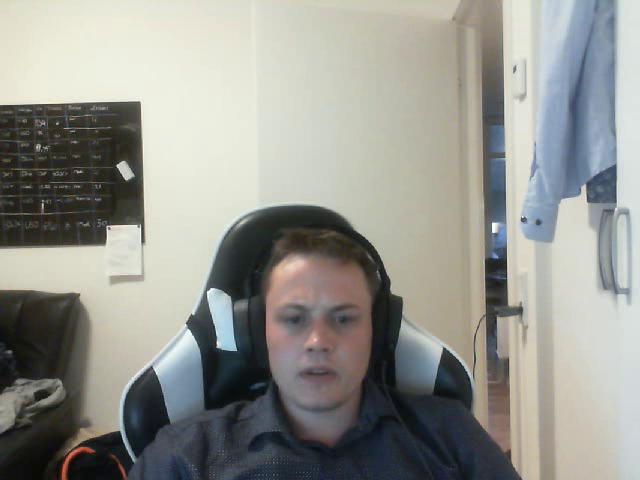
#> input picture frame 39 of video/output.avi, 640 x 480 px
$ python play_video.py
#> lines starting #> are read from the running program, lines starting #| are printed output that depends on the picture
import numpy as np
import cv2 as cv
cap = cv.VideoCapture(r'video\output.avi')
while cap.isOpened():
    ret, frame = cap.read()
#> frame is the input picture: shape (480, 640, 3); mean B, G, R 142.8, 148.9, 148.5
    # if frame is read correctly ret is True
    if not ret:
        print("Can't receive frame (stream end?). Exiting ...")
        break
    gray = cv.cvtColor(frame, cv.COLOR_BGR2GRAY)
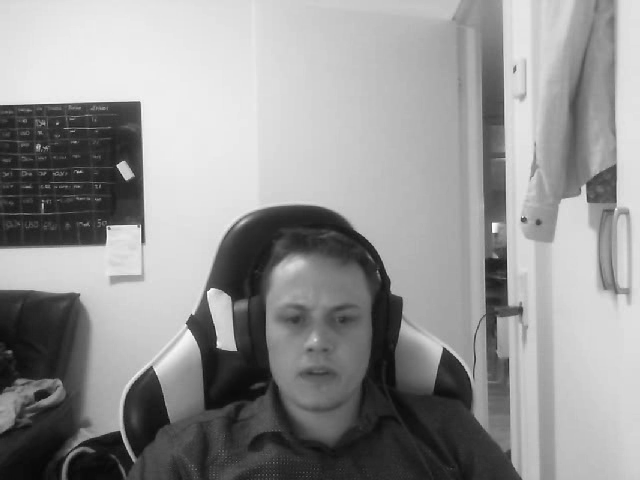
#> gray: shape (480, 640); min 7, max 254, mean 148.1
    cv.imshow('frame', gray)
    if cv.waitKey(1) == ord('q'):
#> (key q is pressed here)
        break
cap.release()
cv.destroyAllWindows()

$ run again, starting later in the video
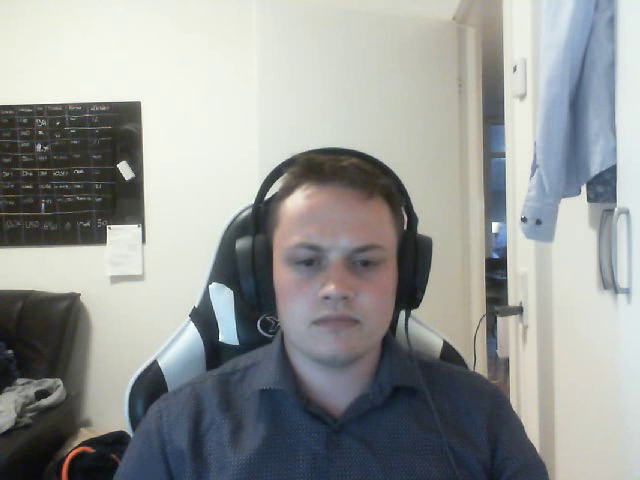
#> input picture frame 176 of video/output.avi, 640 x 480 px
#> frame is the input picture: shape (480, 640, 3); mean B, G, R 150.7, 152.5, 149.8
#> `gray = cv.cvtColor(frame, cv.COLOR_BGR2GRAY)`:
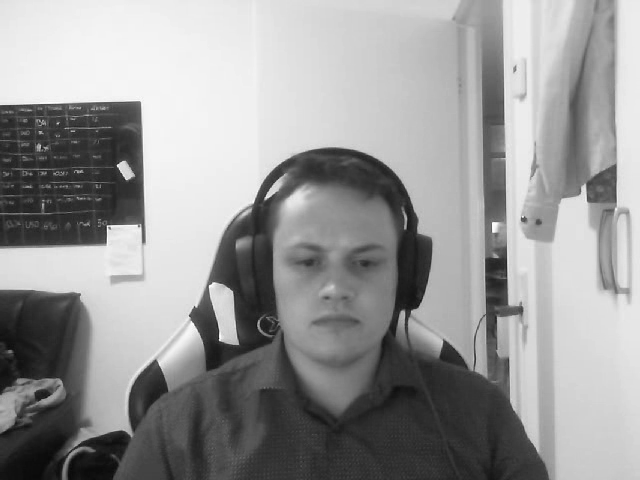
#> gray: shape (480, 640); min 8, max 255, mean 151.5

$ run again, starting later in the video
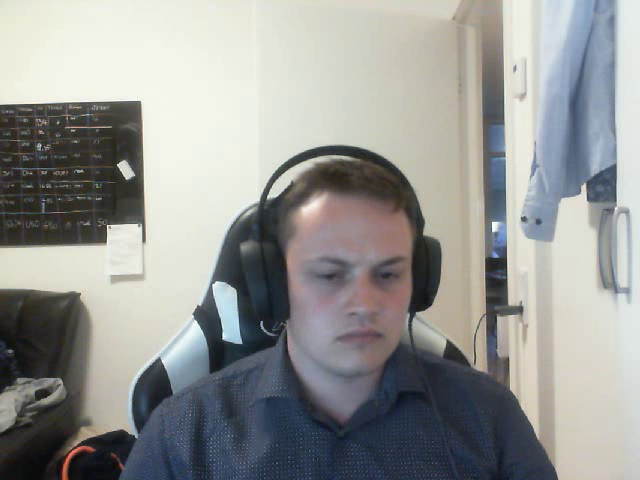
#> input picture frame 314 of video/output.avi, 640 x 480 px
#> frame is the input picture: shape (480, 640, 3); mean B, G, R 148.3, 150.7, 149.6
#> `gray = cv.cvtColor(frame, cv.COLOR_BGR2GRAY)`:
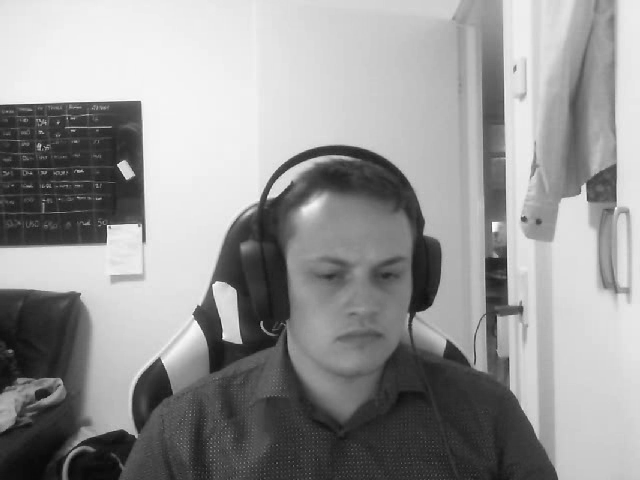
#> gray: shape (480, 640); min 8, max 255, mean 150.1
